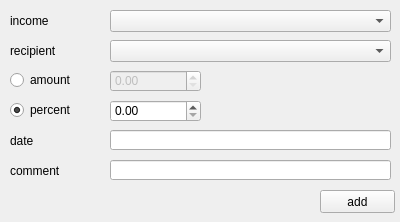
<?xml version="1.0" encoding="UTF-8"?>
<ui version="4.0">
 <class>Form</class>
 <widget class="QWidget" name="Form">
  <property name="geometry">
   <rect>
    <x>0</x>
    <y>0</y>
    <width>400</width>
    <height>222</height>
   </rect>
  </property>
  <property name="windowTitle">
   <string>Create Commission</string>
  </property>
  <widget class="QDoubleSpinBox" name="spin_amount">
   <property name="enabled">
    <bool>false</bool>
   </property>
   <property name="geometry">
    <rect>
     <x>110</x>
     <y>70</y>
     <width>91</width>
     <height>22</height>
    </rect>
   </property>
   <property name="decimals">
    <number>2</number>
   </property>
   <property name="maximum">
    <double>100000000.000000000000000</double>
   </property>
  </widget>
  <widget class="QDoubleSpinBox" name="spin_commission">
   <property name="geometry">
    <rect>
     <x>110</x>
     <y>100</y>
     <width>91</width>
     <height>22</height>
    </rect>
   </property>
   <property name="decimals">
    <number>2</number>
   </property>
   <property name="maximum">
    <double>100.000000000000000</double>
   </property>
  </widget>
  <widget class="QLabel" name="label_8">
   <property name="geometry">
    <rect>
     <x>10</x>
     <y>40</y>
     <width>91</width>
     <height>21</height>
    </rect>
   </property>
   <property name="text">
    <string>recipient</string>
   </property>
  </widget>
  <widget class="QComboBox" name="cmb_recipient">
   <property name="geometry">
    <rect>
     <x>110</x>
     <y>40</y>
     <width>281</width>
     <height>22</height>
    </rect>
   </property>
  </widget>
  <widget class="QLabel" name="label_9">
   <property name="geometry">
    <rect>
     <x>10</x>
     <y>10</y>
     <width>91</width>
     <height>21</height>
    </rect>
   </property>
   <property name="text">
    <string>income</string>
   </property>
  </widget>
  <widget class="QComboBox" name="cmb_income">
   <property name="geometry">
    <rect>
     <x>110</x>
     <y>10</y>
     <width>281</width>
     <height>22</height>
    </rect>
   </property>
  </widget>
  <widget class="QLineEdit" name="line_comment">
   <property name="geometry">
    <rect>
     <x>110</x>
     <y>160</y>
     <width>281</width>
     <height>20</height>
    </rect>
   </property>
  </widget>
  <widget class="QLineEdit" name="line_date">
   <property name="geometry">
    <rect>
     <x>110</x>
     <y>130</y>
     <width>281</width>
     <height>20</height>
    </rect>
   </property>
  </widget>
  <widget class="QLabel" name="label_6">
   <property name="geometry">
    <rect>
     <x>10</x>
     <y>130</y>
     <width>91</width>
     <height>21</height>
    </rect>
   </property>
   <property name="text">
    <string>date</string>
   </property>
  </widget>
  <widget class="QLabel" name="label_7">
   <property name="geometry">
    <rect>
     <x>10</x>
     <y>160</y>
     <width>91</width>
     <height>21</height>
    </rect>
   </property>
   <property name="text">
    <string>comment</string>
   </property>
  </widget>
  <widget class="QPushButton" name="btn_run">
   <property name="geometry">
    <rect>
     <x>320</x>
     <y>190</y>
     <width>75</width>
     <height>23</height>
    </rect>
   </property>
   <property name="text">
    <string>add</string>
   </property>
  </widget>
  <widget class="QRadioButton" name="rdb_amount">
   <property name="geometry">
    <rect>
     <x>10</x>
     <y>70</y>
     <width>91</width>
     <height>20</height>
    </rect>
   </property>
   <property name="text">
    <string>amount</string>
   </property>
  </widget>
  <widget class="QRadioButton" name="rdb_percent">
   <property name="geometry">
    <rect>
     <x>10</x>
     <y>100</y>
     <width>91</width>
     <height>20</height>
    </rect>
   </property>
   <property name="text">
    <string>percent</string>
   </property>
   <property name="checked">
    <bool>true</bool>
   </property>
  </widget>
  <widget class="QLabel" name="line_info">
   <property name="geometry">
    <rect>
     <x>210</x>
     <y>70</y>
     <width>181</width>
     <height>51</height>
    </rect>
   </property>
   <property name="text">
    <string/>
   </property>
  </widget>
 </widget>
 <resources/>
 <connections/>
</ui>
